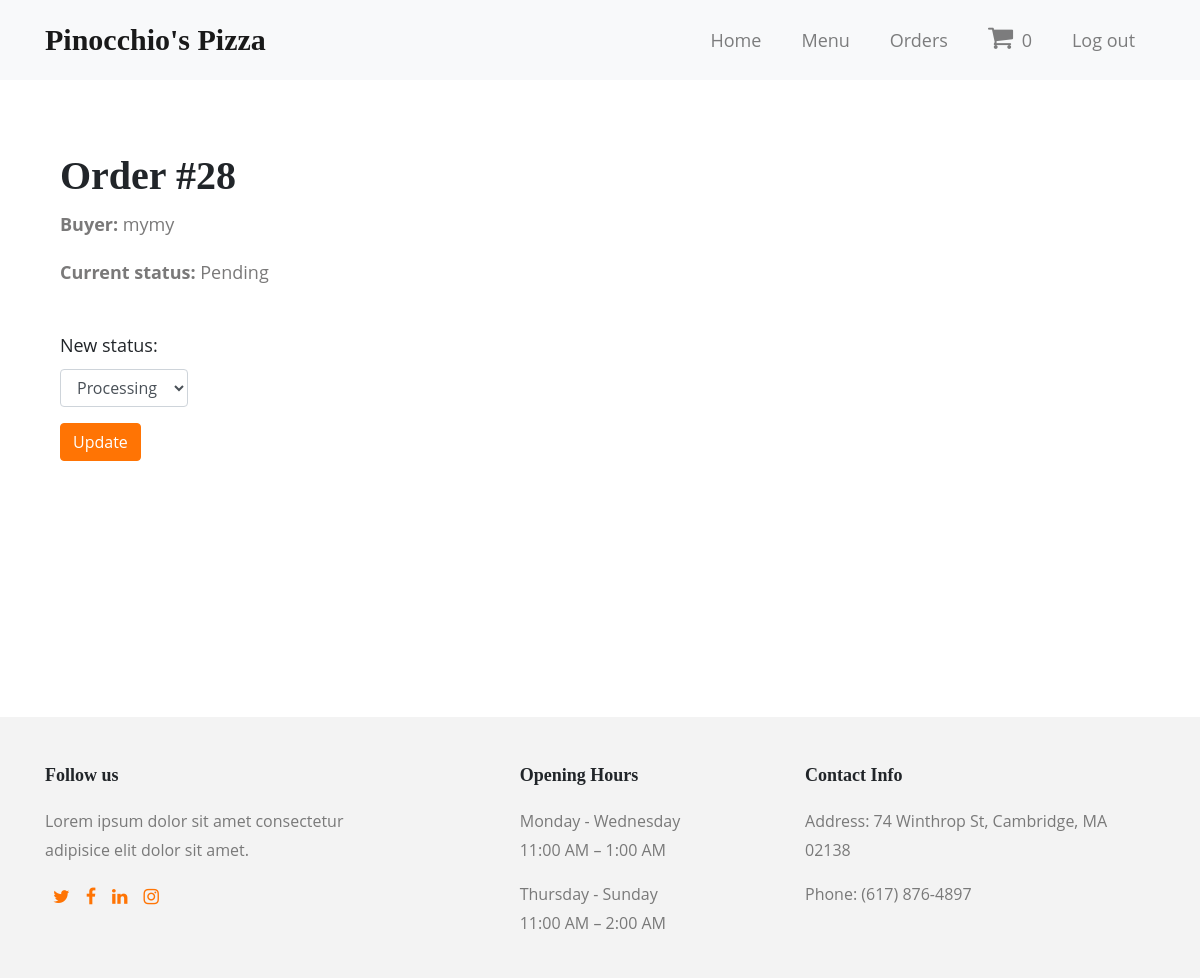
/order/28/status (signed in), run on an earlier commit of the app's database.
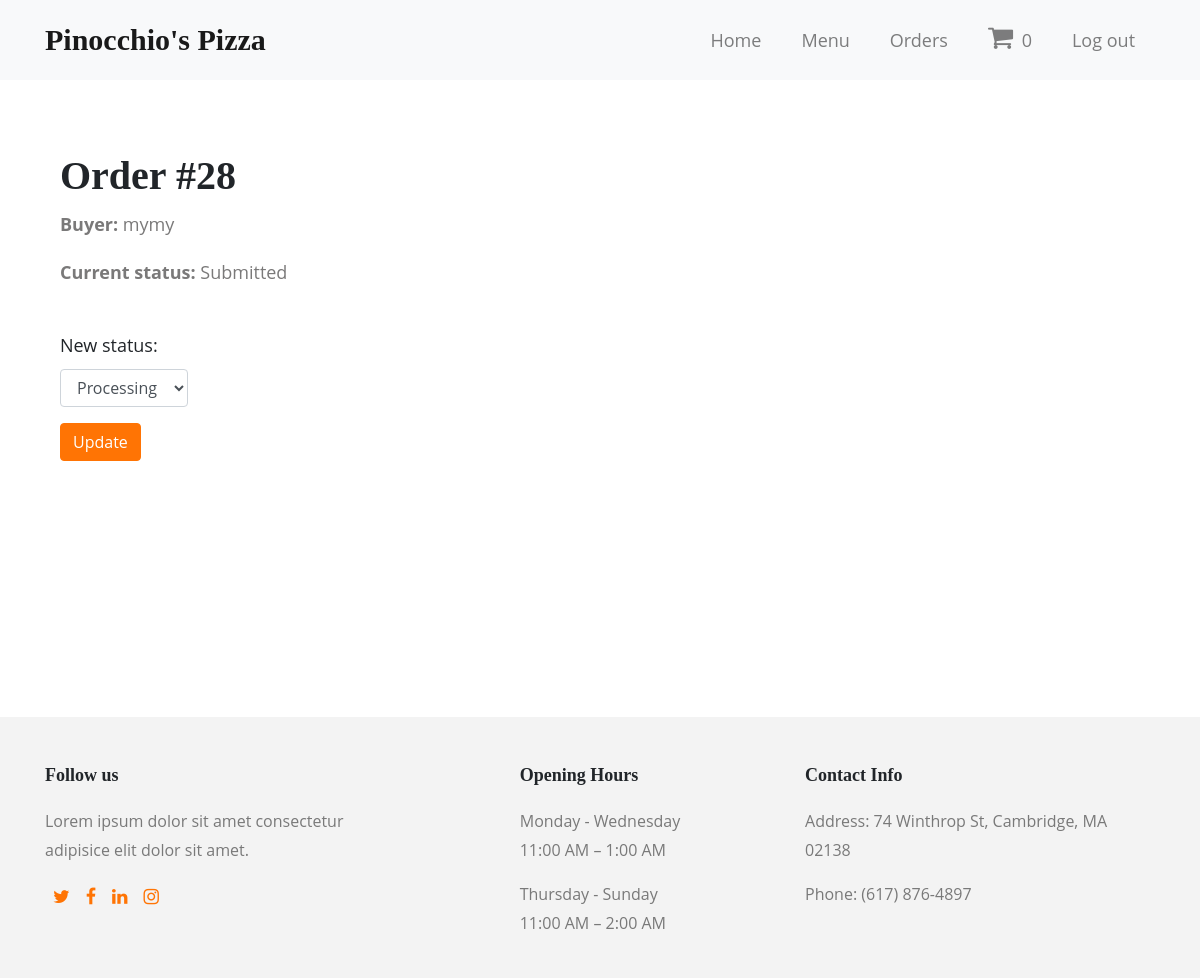
And on a later commit of the database.
### orders/models.py (models this page shows, shortened)
class Order(models.Model):
    created_by = models.ForeignKey(User, on_delete=models.SET_NULL, null=True, blank=True)
    time = models.DateTimeField(auto_now=True)
    status_choices = [
        ('p', 'Pending'),
        ('s', 'Submitted'),
        ('pr', 'Processing'),
        ('c', 'Completed'),
    ]
    status = models.CharField(choices=status_choices, max_length=2, blank=False, default='p')
    total_price = models.FloatField(null=True)
    class Meta:
        permissions = (("can_change_status", "Change order status"),)

### orders/views.py (the view)
# urls.py: path('order/<int:pk>/status', views.change_status_admin, name="change-order-status"),
@permission_required('orders.can_change_status')
def change_status_admin(request, pk):
    order_instance = get_object_or_404(Order, pk=pk)
    if request.method =='POST':
        form = OrderStatusForm(request.POST)
        if form.is_valid():
            order_instance.status = form.cleaned_data['status']
            order_instance.save()
            items = get_list_or_404(Item, order_id=order_instance.id)
            for item in items:
                item.status = form.cleaned_data['status']
                item.save()
            return HttpResponseRedirect(reverse('all-orders'))
    else:
        form = OrderStatusForm()
    cart_num = len(Item.objects.filter(created_by=request.user).filter(status__exact='p'))
    context = {
        'form': form,
        'order_instance': order_instance,
        'cart_num': cart_num,
    }
    return render(request, 'orders/change_order_status.html', context)

### orders/forms.py
class OrderStatusForm(ModelForm):
    class Meta:
        model = Order
        fields = ['status']

### orders/templates/orders/change_order_status.html (shortened to what this page needs)
{% extends "base_generic.html" %}
{% block main %}
<div class="container my-5 pb-5">
    <div class="row mx-0">
        <div class="my-4 px-0 col-12 single-order-heading">
            <h1>Order #{{ order_instance.id }}</h1>
            <p><b>Buyer: </b>{{ order_instance.created_by }}</p>
            <p><b>Current status: </b>
                <span id="current_status">{{ order_instance.get_status_display }}</span>
            </p>
        </div>
        <form method="post">
            <label for="id_status">New status:</label>
            <select class="form-control" name="status" id="id_status">
                {{ form.status.2 }}
            </select>
            <div class="my-3">
                <button class="btn btn-primary" type="submit">Update</button>
            </div>
        </form>
    </div>
</div>
{% endblock %}

What changed in the data, as far as the page shows it:
changed Order "mymy": status "Pending" → "Submitted"
